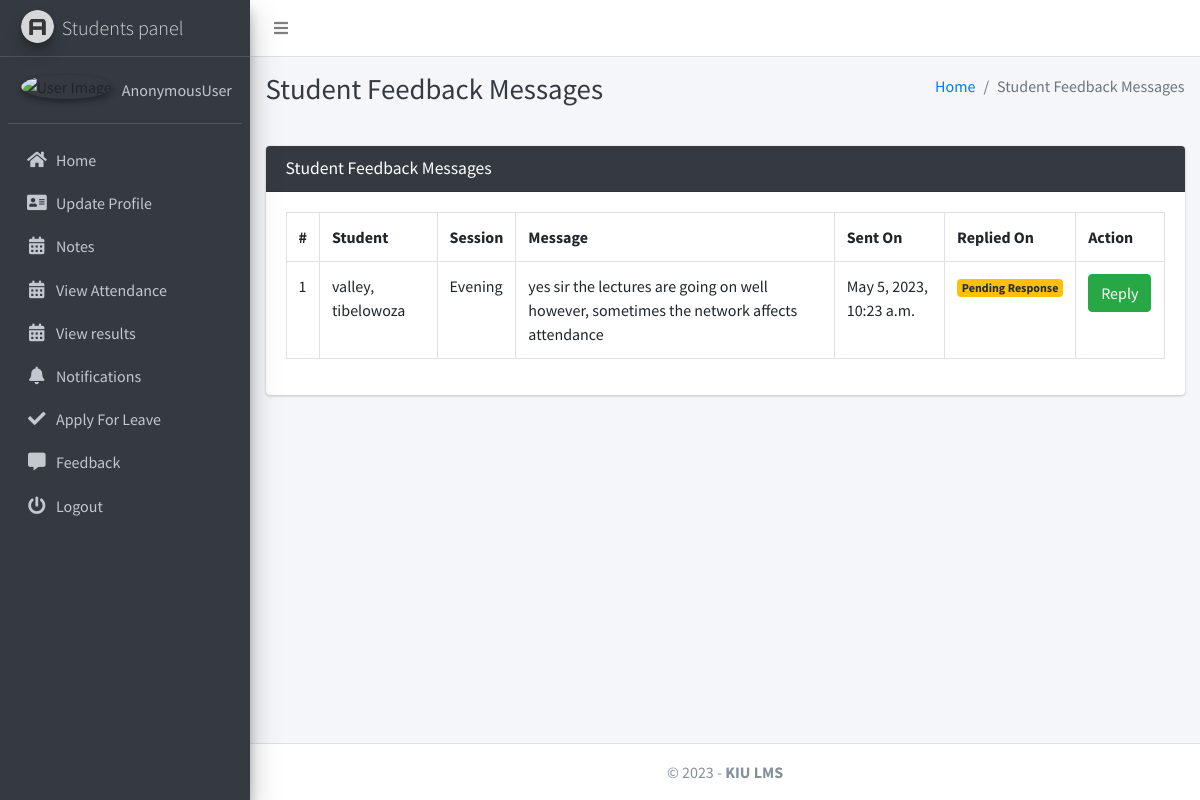
Screenshot of /student/view/feedback/ with the database file from the repository.
### studentsmanagementapp/models.py (models this page shows, shortened)
class FeedbackStudent(models.Model):
    student = models.ForeignKey(Student, on_delete=models.CASCADE)
    feedback = models.TextField()
    reply = models.TextField()
    created_at = models.DateTimeField(auto_now_add=True)
    updated_at = models.DateTimeField(auto_now=True)

class Student(models.Model):
    admin = models.OneToOneField(CustomUser, on_delete=models.CASCADE)
    course = models.ForeignKey(Course, on_delete=models.DO_NOTHING, null=True, blank=False)
    session = models.ForeignKey(Session, on_delete=models.DO_NOTHING, null=True)
    def __str__(self):
        return self.admin.last_name + ", " + self.admin.first_name

class CustomUser(AbstractUser):
    USER_TYPE = ((1, "HOD"), (2, "Staff"), (3, "Student"))
    GENDER = [("M", "Male"), ("F", "Female")]
    username = None  # Removed username, using email instead
    email = models.EmailField(unique=True)
    user_type = models.CharField(default=1, choices=USER_TYPE, max_length=1)
    gender = models.CharField(max_length=1, choices=GENDER)
    profile_pic = models.ImageField(null=True)
    address = models.TextField()
    fcm_token = models.TextField(default="")  # For firebase notifications
    created_at = models.DateTimeField(auto_now_add=True)
    updated_at = models.DateTimeField(auto_now=True)
    USERNAME_FIELD = "email"
    REQUIRED_FIELDS = []
    objects = CustomUserManager()

class Session(models.Model):
    SESSION_TYPE_CHOICES = [
        ('Day','Day'),
        ('Evening','Evening'),
        ('Weekend','Weekend'),
    ]
    Session= models.CharField(choices=SESSION_TYPE_CHOICES, default='Day',max_length=15)
    def __str__(self):
        return self.Session

### studentsmanagementapp/hod_views.py (the view, shortened to what this page needs)
# urls.py: path("student/view/feedback/", hod_views.student_feedback_message, name="student_feedback_message",),
@csrf_exempt
def student_feedback_message(request):
    if request.method != 'POST':
        feedbacks = FeedbackStudent.objects.all()
        context = {
            'feedbacks': feedbacks,
            'page_title': 'Student Feedback Messages'
        }
        return render(request, 'hod_template/student_feedback_template.html', context)

### studentsmanagementapp/templates/hod_template/student_feedback_template.html (shortened to what this page needs)
{% extends 'main_app/base.html' %}
{% load static %}
{% block page_title %}{{page_title}}{% endblock page_title %}
{% block content %}
<section class="content">
    <div class="container-fluid">
        <div class="row">
            <div class="col-md-12">
                <div class="card card-dark">
                    <div class="card-header">
                        <h3 class="card-title">{{page_title}}</h3>
                    </div>
                    <div class="table card-body">
                        <table class="table table-bordered table-hover">
                            <tr>
                                <th>#</th>
                                <th>Student</th>
                                <th>Session</th>
                                <th>Message</th>
                                <th>Sent On</th>
                                <th>Replied On</th>
                                <th>Action</th>
                            </tr>
                            {% for feedback in  feedbacks %}
                              <tr>
                                  <td>{{forloop.counter}}</td>
                                  <td>{{feedback.student}}</td>
                                  <td>{{feedback.student.session}}</td>
                                  <td>{{feedback.feedback}}</td>
                                      {% if feedback.reply == "" %}
                                      <td>{{feedback.created_at}}</td>
                                      <td><span  class='badge badge-warning'>Pending Response</span></td>
                                           <td> <button data-toggle = "modal" data-target = "#reply_modal" value="{{feedback.id}}" class="btn btn-success reply_open_modal">Reply</button>
                                          {% else %}
                                          <td>{{feedback.created_at}}</td>
                                          <td>{{feedback.updated_at}}</td>
                                            <td>{{feedback.reply}}</td>
                                      {% endif %}
                                  </td>
                              </tr>
                            {% endfor %}
                        </table>
                    </div>
                    </div>
            </div>
        </div>
    </div>
</section>
{% endblock content %}

### rows the page displays
FeedbackStudent: student "valley, tibelowoza", student.session "Evening", feedback "yes sir the lectures are going on well however, sometimes the network affects attendance", created_at "May 5, 2023, 10:23 a.m."

### other values shown
{{ user }} "AnonymousUser"
{{ page_title }} "Student Feedback Messages"
